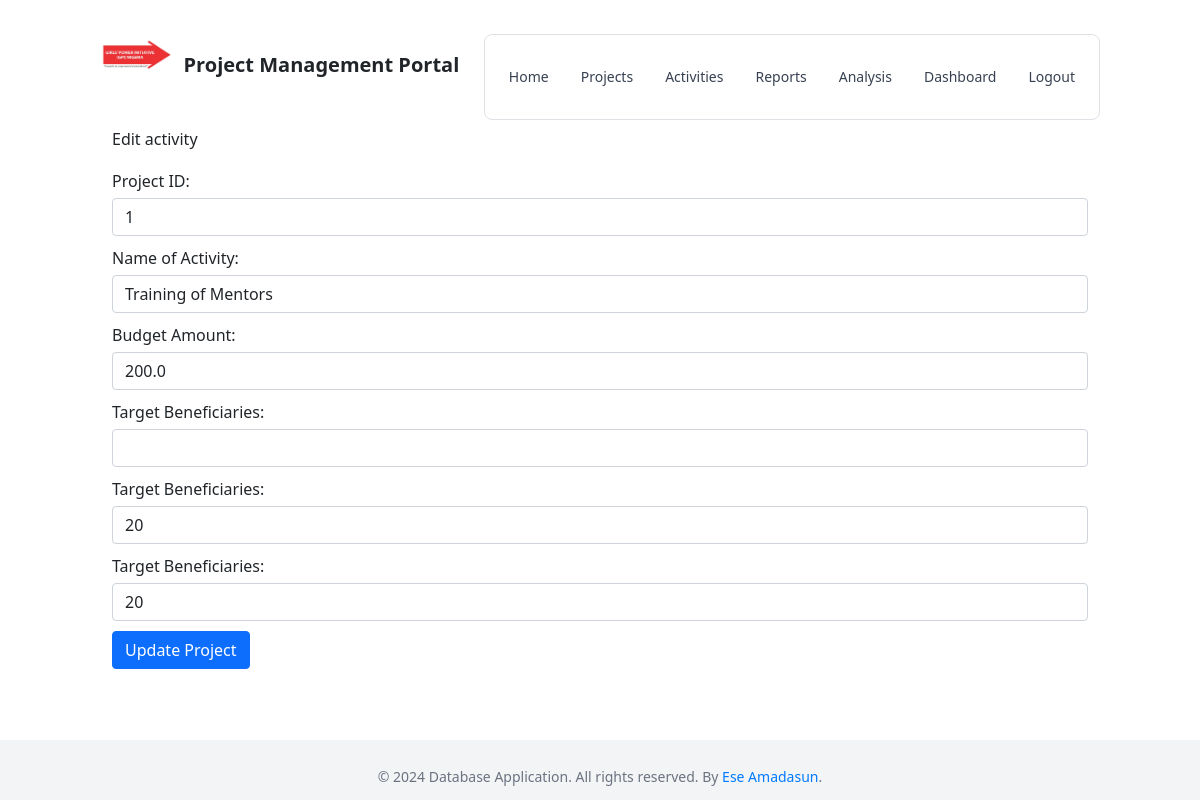
Screenshot of /edit_activity/1 (signed in) with the database file from the repository.
### models.py (models this page shows)
class Activity(db.Model):
    __tablename__ = 'activity'
    id = db.Column(db.Integer, primary_key=True)
    project_id = db.Column(db.Integer, db.ForeignKey('project.id'), nullable=False)
    name = db.Column(db.String(200))
    target_beneficiaries = db.Column(db.String(200))
    target_beneficiaries_male = db.Column(db.Integer)
    target_beneficiaries_female = db.Column(db.Integer)
    budget_amount = db.Column(db.Float)
    approved_budget_amount = db.Column(db.Float)
    reports = db.relationship('Report', backref='activity', lazy=True)

### views.py (the view, shortened to what this page needs)
@main.route('/edit_activity/<int:activity_id>', methods=['GET', 'POST'])
@login_required
def edit_activity(activity_id):
    activity = Activity.query.get_or_404(activity_id)
    form = ActivityForm(obj=activity)
    form.project_id.choices = [(p.id, p.name) for p in Project.query.all()]
    return render_template('edit_activity.html', form=form, activity=activity)

### forms.py
class ActivityForm(FlaskForm):
    project_id = SelectField('Project ID', coerce=int, validators=[DataRequired()])
    name = StringField('Name of Activity', validators=[DataRequired()])
    budget_amount = DecimalField('Activity Budget', places=2, validators=[DataRequired()])
    approved_budget_amount = DecimalField('Approved Budget Amount', places=2, validators=[DataRequired()])
    target_beneficiaries = StringField('Target Beneficiaries', validators=[DataRequired()])
    target_beneficiaries_male = IntegerField('Target Beneficiaries Male', validators=[DataRequired()])
    target_beneficiaries_female = IntegerField('Target Beneficiaries Female', validators=[DataRequired()])
    submit = SubmitField('Add Activity')

### app.py (called while the page is built)
@login_manager.user_loader
def load_user(user_id):
    return User.query.get(int(user_id))

### templates/edit_activity.html (shortened to what this page needs)
{% extends "base.html" %}
{% block content %}
<h2>Edit activity</h2>
<form method="post" action="{{ url_for('main.edit_activity', activity_id=activity.id) }}">
    <div class="form-group">
        <label for="project_id">Project ID:</label>
        <input type="text" class="form-control" id="project_id" name="project_id" value="{{ activity.project_id }}" required>
    </div>
    <div class="form-group">
        <label for="name">Name of Activity:</label>
        <input type="text" class="form-control" id="name" name="name" value="{{ activity.name }}" required>
    </div>
        <div class="form-group">
            <label for="project_amount">Budget Amount:</label>
            <input type="number" class="form-control" id="budget_amount" name="budget_amount" value="{{ activity.budget_amount }}">
        </div>
        <div class="form-group">
            <label for="target_beneficiaries">Target Beneficiaries:</label>
            <input type="number" class="form-control" id="target_beneficiaries" name="target_beneficiaries" value="{{ activity.target_beneficiaries }}">
        </div>
        <div class="form-group">
            <label for="target_beneficiaries_male">Target Beneficiaries:</label>
            <input type="number" class="form-control" id="target_beneficiaries_male" name="target_beneficiaries_male" value="{{ activity.target_beneficiaries_male }}">
        </div>
        <div class="form-group">
            <label for="target_beneficiaries_female">Target Beneficiaries:</label>
            <input type="number" class="form-control" id="target_beneficiaries_female" name="target_beneficiaries_female" value="{{ activity.target_beneficiaries_female }}">
        </div>
        <button type="submit" class="btn btn-primary">Update Project</button>
    </form>
{% endblock %}

### static/css/styles.css (style rules this page uses)
body { font-family: Arial, sans-serif; }
button { background-color: #007bff; color: white; padding: 10px 15px; border: none; border-radius: 4px; cursor: pointer; margin-right: 10px; font-size: 1rem; }
body { margin: 0; font-family: 'Arial', sans-serif; background-color: #f5f5f5; }
form { margin-top: 20px; }
form label { display: block; margin-bottom: 5px; }
form input { width: 100%; padding: 8px; margin-bottom: 10px; box-sizing: border-box; }
form button { background-color: #4caf50; color: #fff; border: none; padding: 10px; cursor: pointer; }

### rows the page displays
Activity: project_id "1", name "Training of Mentors", budget_amount "200.0", target_beneficiaries_male "20", target_beneficiaries_female "20"
